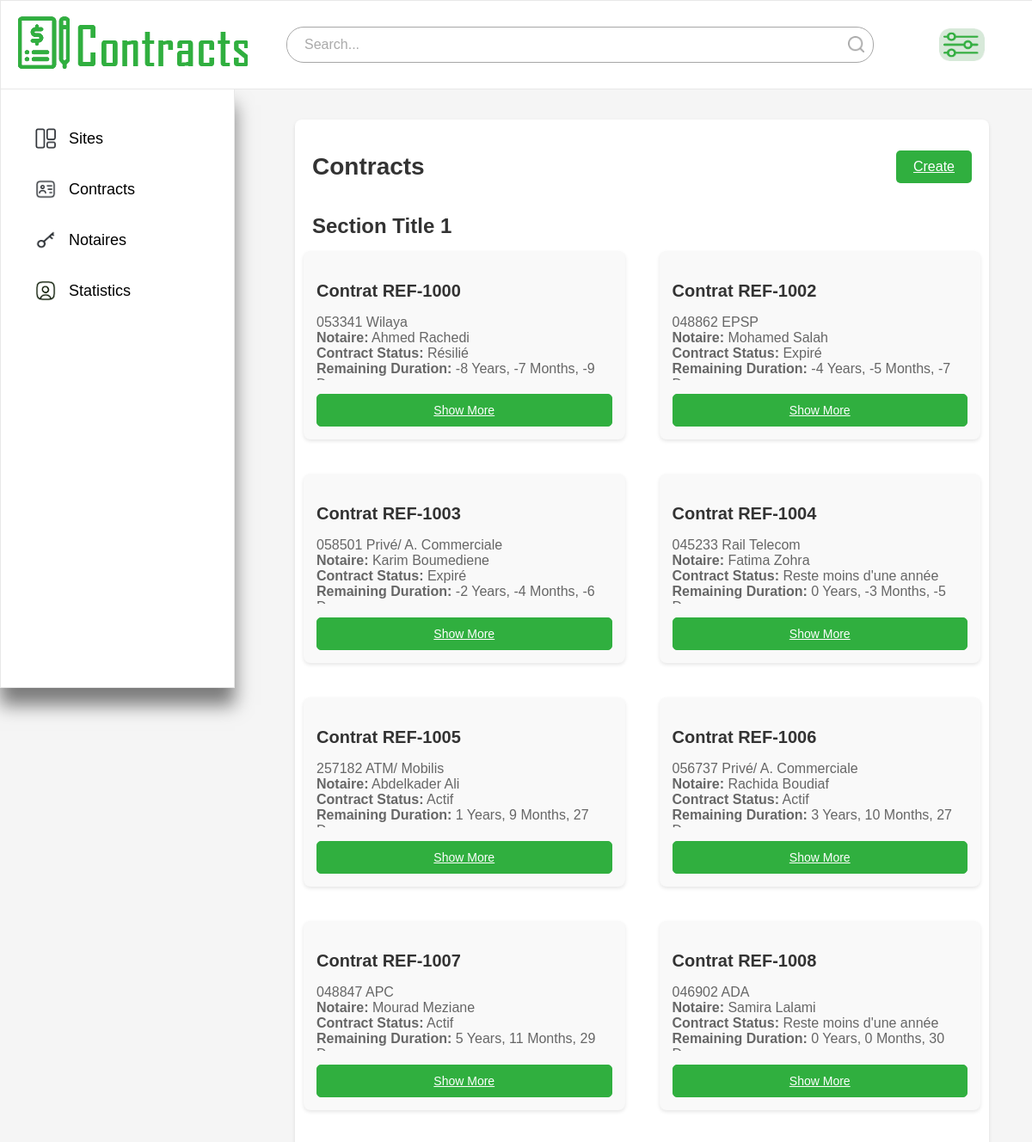
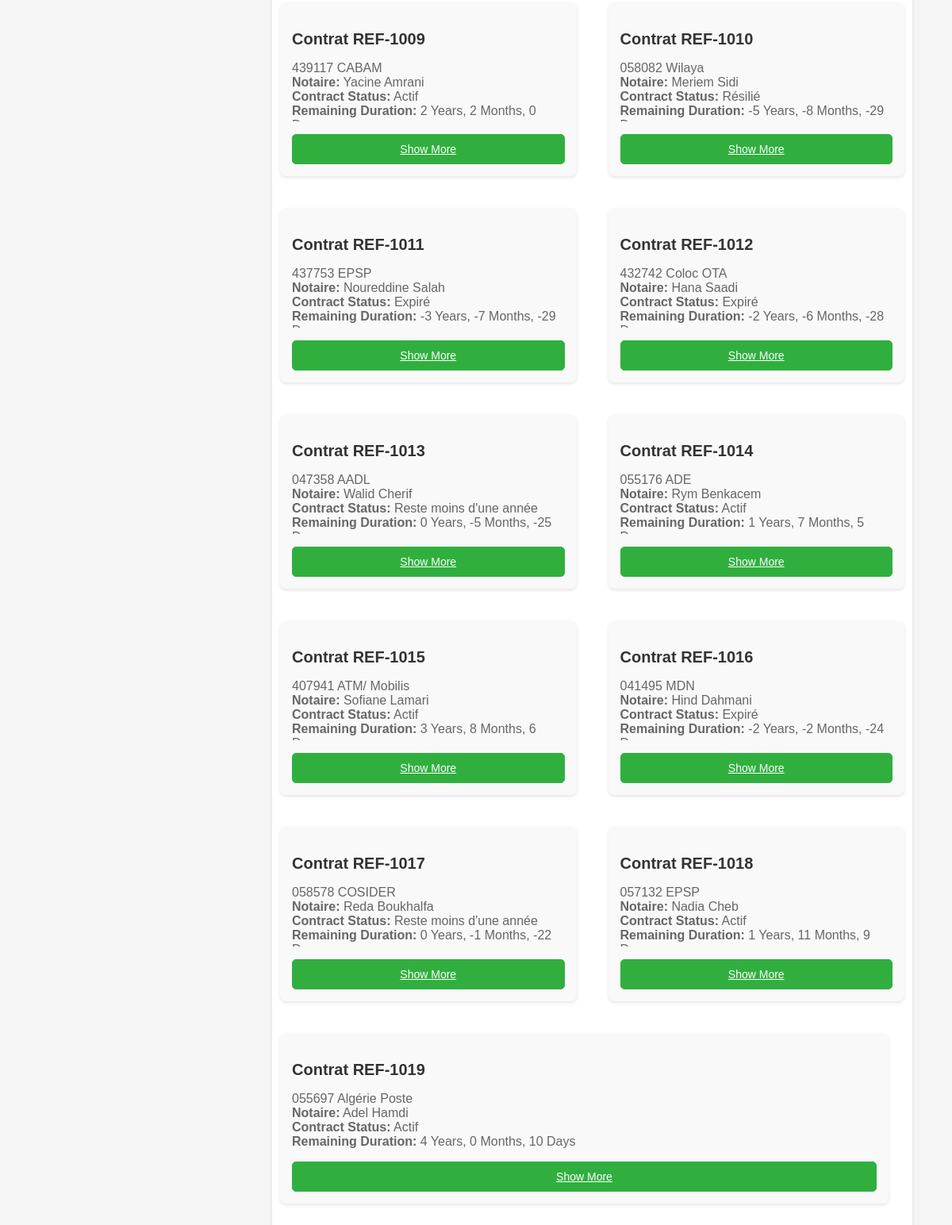
The app's page /contrats with its own data (2 pictures, top to bottom).
### app1/models.py (models this page shows, shortened)
class Contrat(models.Model):
    code_site = models.ForeignKey(Site, on_delete=models.CASCADE)
    wilaya = models.ForeignKey(Wilaya, on_delete=models.CASCADE)
    propriete = models.CharField(max_length=255, choices=PROPRIETE_SITE_CHOICES)
    type_contrat = models.CharField(max_length=255, choices=[
        ("Contrat notarié", "Contrat notarié"),
        ("Convention Cadre", "Convention Cadre"),
        ("Convention site", "Convention site"),
        ("Résilié", "Résilié"),
        ("En litige", "En litige")
    ])
    ref_dernier_contrat = models.CharField(max_length=255,)
    bail_location_annuel = models.FloatField()  # Annual rental lease amount
    notaire = models.ForeignKey(Notaire, on_delete=models.CASCADE)
    date_signature_dernier_contrat = models.DateField()
    duree_bail_dernier_contrat = models.IntegerField()  # in months
    date_fin_contrat = models.DateField()
    duree_restante_avant_expiration = models.CharField(max_length=255,)  # in days
    etat_contrat_actuel = models.CharField(max_length=255, choices=[
        ("Actif", "Actif"),
        ("Expiré", "Expiré"),
        ("Résilié", "Résilié")
    ])
    date_dernier_renouvellement = models.DateField()
    nombre_renouvellement = models.IntegerField()
    etat_renouvellement = models.CharField(max_length=255, choices=[
        ("En cour", "En cour"),
        ("Renouvelé", "Renouvelé"),
        ("À résilier", "À résilier")
    ])
    historique_gestion_renouvellements = models.TextField(blank=True, null=True)

class Site(models.Model):
    code_site = models.CharField(max_length=100, unique=True)
    nom_site = models.CharField(max_length=255)
    commune = models.ForeignKey(Commune, on_delete=models.CASCADE)
    daira = models.ForeignKey(Daira, on_delete=models.CASCADE)
    wilaya = models.ForeignKey(Wilaya, on_delete=models.CASCADE)
    longitude = models.FloatField()
    latitude = models.FloatField()
    typologie = models.CharField(max_length=255)
    surface_louee = models.FloatField()
    propriete = models.CharField(max_length=255, choices=PROPRIETE_SITE_CHOICES)
    adresse = models.CharField(max_length=255)
    bailleur = models.ForeignKey(Bailleur, on_delete=models.CASCADE)
    remarque = models.TextField(blank=True, null=True)

class Notaire(models.Model):
    nom_prenom_notaire = models.CharField(max_length=255)
    commune = models.ForeignKey(Commune, on_delete=models.CASCADE)
    adresse = models.CharField(max_length=255)
    num_mobile = models.CharField(max_length=20)
    num_fixe = models.CharField(max_length=20, blank=True, null=True)
    num_fax = models.CharField(max_length=20, blank=True, null=True)
    courriel = models.EmailField()
    banque = models.CharField(max_length=255, choices=[
        ("AGB", "AGB"), ("Algérie Poste (CCP)", "Algérie Poste (CCP)"), ("ASBA", "ASBA"),
        ("B. ABC", "B. ABC"), ("B. EL BARAKA", "B. EL BARAKA"), ("BADR", "BADR"),
        ("BDL", "BDL"), ("BEA", "BEA"), ("BN. HABITAT", "BN. HABITAT"), ("BNA", "BNA"),
        ("BNP PARIS BAS AL DJAZAIR", "BNP PARIS BAS AL DJAZAIR"), ("CNEP", "CNEP"),
        ("CPA", "CPA"), ("FRANSABANK EL DJAZAIR", "FRANSABANK EL DJAZAIR"), ("HBTF", "HBTF"),
        ("HSBC", "HSBC"), ("NATIXIS", "NATIXIS"), ("SOCIETE GENERALE", "SOCIETE GENERALE"),
        ("TBA", "TBA")
    ])
    num_compte = models.CharField(max_length=50, blank=True, null=True)
    autre = models.CharField(max_length=255, blank=True, null=True)
    remarque = models.TextField(blank=True, null=True)

### app1/views.py (the view)
# urls.py: path('contrats', views.contrats, name='contrats'),
def contrats(request):
    contrats = Contrat.objects.all()
    notaires = Notaire.objects.all()
    return render(request, 'contrats/contrats.html', {'contrats': contrats,"notaires":notaires})

### app1/templates/contrats/contrats.html (shortened to what this page needs)
{% load static %}
<!DOCTYPE html>
<html lang="en">
<head>
    <link rel="stylesheet" href="{% static 'css/tester.css' %}">
</head>
<body>
    <nav class="navbar">
        <div class="logo">
            <a href="{% url 'contrats' %}"><img src="{% static 'images/company8.png' %}" alt="Logo"></a>
        </div>
        <div class="search-bar">
            <form method="GET" action="{% url 'contrat_search' %}">
                <input type="text" name="search_query" placeholder="Search..." value="{{ request.GET.search_query }}">
                <button type="submit"><img src="{% static 'images/search.png' %}" alt="Search"></button>
            </form>
        </div>
        <div class="filter">
            <button type="button" id="filterButton"><img src="{% static 'images/fil5.png' %}" alt="Filter"></button>
        </div>
    </nav>
    <div class="container">
        <aside class="sidebar">
            <ul>
                <li><a href="{% url 'sitess' %}"><img src="{% static 'images/sites.png' %}" alt="Dashboard Default" class="default-img"><img src="{% static 'images/sites5.png' %}" alt="Dashboard Hover" class="hover-img">Sites</a></li>
                <li><a href="{% url 'contrats' %}"><img src="{% static 'images/conts.png' %}" alt="Profile Default" class="default-img"><img src="{% static 'images/conts5.png' %}" alt="Profile Hover" class="hover-img">Contracts</a></li>
                <li><a href="{% url 'notaires' %}"><img src="{% static 'images/not.png' %}" alt="Messages Default" class="default-img"><img src="{% static 'images/not5.png' %}" alt="Messages Hover" class="hover-img">Notaires</a></li>
                <li><a href="{% url 'calculate_statistics' %}"><img src="{% static 'images/sett2.png' %}" alt="Settings Default" class="default-img">Statistics</a></li>
            </ul>
        </aside>
        <main class="main-content">
            <div class="content-container">
                <header class="content-header">
                    <h1>Contracts</h1>
                    <div class="action-buttons">
                        <a href="{% url 'contt' %}" class="btn-primary">Create</a>
                    </div>
                </header>
                <section class="section">
                    <h2>Section Title 1</h2>
                    <div class="cards">
                        {% for contrat in contrats %}
                        <div class="card">
                            <h3> Contrat {{ contrat.ref_dernier_contrat }}</h3>
                            <p>
                                 {{ contrat.code_site.code_site }} {{ contrat.propriete }}<br>
                                <b>Notaire:</b> {{ contrat.notaire.nom_prenom_notaire }} {{ contrat.notaire.prenom }}<br>
                                <b>Contract Status:</b> {{ contrat.etat_contrat_actuel }}<br>
                                <b>Remaining Duration:</b> {{ contrat.duree_restante_avant_expiration }}<br>
                            </p>
                            <a href="{% url 'contrat_detail' contrat.id %}" class="show-more">Show More</a>
                        </div>
                        {% endfor %}
                    </div>
                </section>
            </div>
        </main>
    </div>
</body>
</html>

### app1/static/css/tester.css (style rules this page uses)
body { margin: 0; background-color: #F5F5F5; font-family: Arial, sans-serif, Poppins; overflow-x: hidden; }
.navbar { width: 100%; height: 102px; background-color: white; display: flex; align-items: center; justify-content: space-between; padding: 0 20px; border: 1px solid #e8e8e8; position: fixed; top: 0; left: 0; z-index: 1000; }
.logo { font-size: 24px; font-weight: bold; }
.filter { display: flex; align-items: center; justify-content: center; margin: 80px 55px; position: relative; }
.filter button { padding: 10px 20px; border: 1px solid white; border-radius: 20px; background-color: white; cursor: pointer; display: flex; align-items: center; justify-content: center; }
.filter button img { width: 53px; height: 38px; }
.search-bar { flex-grow: 1; max-width: 989px; position: relative; display: flex; align-items: center; border-radius: 20px; border: 1px solid #a7a7a7; background-color: #ffffff; margin-left: 45px; height: 40px; }
.search-bar input { width: calc(100% - 40px); padding: 10px 20px; border: none; border-radius: 20px; font-size: 16px; color: #333; }
.search-bar input::placeholder { color: #aaa; }
.search-bar button { position: absolute; right: 10px; padding: 0; border: none; background-color: transparent; cursor: pointer; height: 100%; }
.search-bar button img { width: 19px; height: 19px; }
.container { display: flex; margin-top: 102px; }
.sidebar { width: 273px; background-color: white; color: black; padding: 20px; position: fixed; top: 102px; left: 0; height: calc(100vh - 102px); overflow-y: auto; border: 1px solid #e8e8e8; box-shadow: 0 20px 20px rgba(0, 0, 0, 0.5); box-sizing: border-box; }
.sidebar ul { list-style: none; padding: 0; }
.sidebar ul li { margin: 15px 0; position: relative; }
.sidebar ul li a { color: black; text-decoration: none; font-size: 18px; display: flex; align-items: center; padding: 10px 20px; border-radius: 5px; transition: color 0.3s, font-weight 0.3s; gap: 15px; }
.sidebar ul li a img { width: 24px; height: 24px; transition: opacity 0.3s; }
.sidebar ul li a .default-img { opacity: 1; }
.sidebar ul li a::before { content: ""; position: absolute; left: -10px; top: 0; height: 100%; width: 10px; background-color: #30af3f; border-radius: 0 10px 10px 0; opacity: 0; transition: opacity 0.3s; z-index: -1; }
.main-content { margin-left: 293px; padding: 20px; flex-grow: 1; }
.content-container { max-width: 1000px; width: calc(100% - 60px); margin: 17px 30px; background-color: #fff; border-radius: 8px; box-shadow: 0 2px 4px rgba(0, 0, 0, 0.1); padding: 20px; box-sizing: border-box; overflow: auto; flex-grow: 1; }
.content-header { display: flex; justify-content: space-between; align-items: center; margin-bottom: 20px; }
.content-header h1 { font-size: 28px; color: #333; }
.action-buttons { display: flex; gap: 10px; }
.action-buttons .btn-primary, .action-buttons .btn-secondary { padding: 10px 20px; border: none; border-radius: 5px; cursor: pointer; }
.action-buttons .btn-primary { background-color: #30af3f; color: #fff; }
.section { margin-bottom: 30px; }
.section h2 { font-size: 24px; color: #333; margin-bottom: 15px; }
.cards { display: flex; flex-wrap: wrap; gap: 20px; margin-left: -10px; margin-right: -10px; }
.card { flex: 1 1 calc(50% - 20px); background-color: #f9f9f9; padding: 15px; border-radius: 8px; box-shadow: 0 2px 4px rgba(0, 0, 0, 0.1); box-sizing: border-box; margin-bottom: 20px; }
.card:nth-child(odd) { margin-right: 20px; }
.card h3 { font-size: 20px; color: #333; margin-bottom: 10px; }
.card p { font-size: 16px; color: #666; max-height: 4.8em; overflow: hidden; transition: max-height 0.3s ease; }
.show-more { display: block; margin: 10px 0 0; padding: 10px; font-size: 14px; color: #fff; background-color: #30af3f; border: 1px solid #30af3f; border-radius: 5px; cursor: pointer; text-align: center; transition: background-color 0.3s, color 0.3s; }

### records on screen
Contrat: ref_dernier_contrat "REF-1000", code_site.code_site "053341", propriete "Wilaya", notaire.nom_prenom_notaire "Ahmed Rachedi", etat_contrat_actuel "Résilié", duree_restante_avant_expiration "-8 Years, -7 Months, -9…"
Contrat: ref_dernier_contrat "REF-1002", code_site.code_site "048862", propriete "EPSP", notaire.nom_prenom_notaire "Mohamed Salah", etat_contrat_actuel "Expiré", duree_restante_avant_expiration "-4 Years, -5 Months, -7…"
Contrat: ref_dernier_contrat "REF-1003", code_site.code_site "058501", propriete "Privé/ A. Commerciale", notaire.nom_prenom_notaire "Karim Boumediene", etat_contrat_actuel "Expiré", duree_restante_avant_expiration "-2 Years, -4 Months, -6…"
Contrat: ref_dernier_contrat "REF-1004", code_site.code_site "045233", propriete "Rail Telecom", notaire.nom_prenom_notaire "Fatima Zohra", etat_contrat_actuel "Reste moins d'une année", duree_restante_avant_expiration "0 Years, -3 Months, -5…"
Contrat: ref_dernier_contrat "REF-1005", code_site.code_site "257182", propriete "ATM/ Mobilis", notaire.nom_prenom_notaire "Abdelkader Ali", etat_contrat_actuel "Actif", duree_restante_avant_expiration "1 Years, 9 Months, 27…"
Contrat: ref_dernier_contrat "REF-1006", code_site.code_site "056737", propriete "Privé/ A. Commerciale", notaire.nom_prenom_notaire "Rachida Boudiaf", etat_contrat_actuel "Actif", duree_restante_avant_expiration "3 Years, 10 Months, 27…"
Contrat: ref_dernier_contrat "REF-1007", code_site.code_site "048847", propriete "APC", notaire.nom_prenom_notaire "Mourad Meziane", etat_contrat_actuel "Actif", duree_restante_avant_expiration "5 Years, 11 Months, 29…"
Contrat: ref_dernier_contrat "REF-1008", code_site.code_site "046902", propriete "ADA", notaire.nom_prenom_notaire "Samira Lalami", etat_contrat_actuel "Reste moins d'une année", duree_restante_avant_expiration "0 Years, 0 Months, 30…"
Contrat: ref_dernier_contrat "REF-1009", code_site.code_site "439117", propriete "CABAM", notaire.nom_prenom_notaire "Yacine Amrani", etat_contrat_actuel "Actif", duree_restante_avant_expiration "2 Years, 2 Months, 0…"
Contrat: ref_dernier_contrat "REF-1010", code_site.code_site "058082", propriete "Wilaya", notaire.nom_prenom_notaire "Meriem Sidi", etat_contrat_actuel "Résilié", duree_restante_avant_expiration "-5 Years, -8 Months, -29…"
Contrat: ref_dernier_contrat "REF-1011", code_site.code_site "437753", propriete "EPSP", notaire.nom_prenom_notaire "Noureddine Salah", etat_contrat_actuel "Expiré", duree_restante_avant_expiration "-3 Years, -7 Months, -29…"
Contrat: ref_dernier_contrat "REF-1012", code_site.code_site "432742", propriete "Coloc OTA", notaire.nom_prenom_notaire "Hana Saadi", etat_contrat_actuel "Expiré", duree_restante_avant_expiration "-2 Years, -6 Months, -28…"
Contrat: ref_dernier_contrat "REF-1013", code_site.code_site "047358", propriete "AADL", notaire.nom_prenom_notaire "Walid Cherif", etat_contrat_actuel "Reste moins d'une année", duree_restante_avant_expiration "0 Years, -5 Months, -25…"
Contrat: ref_dernier_contrat "REF-1014", code_site.code_site "055176", propriete "ADE", notaire.nom_prenom_notaire "Rym Benkacem", etat_contrat_actuel "Actif", duree_restante_avant_expiration "1 Years, 7 Months, 5…"
Contrat: ref_dernier_contrat "REF-1015", code_site.code_site "407941", propriete "ATM/ Mobilis", notaire.nom_prenom_notaire "Sofiane Lamari", etat_contrat_actuel "Actif", duree_restante_avant_expiration "3 Years, 8 Months, 6…"
Contrat: ref_dernier_contrat "REF-1016", code_site.code_site "041495", propriete "MDN", notaire.nom_prenom_notaire "Hind Dahmani", etat_contrat_actuel "Expiré", duree_restante_avant_expiration "-2 Years, -2 Months, -24…"
Contrat: ref_dernier_contrat "REF-1017", code_site.code_site "058578", propriete "COSIDER", notaire.nom_prenom_notaire "Reda Boukhalfa", etat_contrat_actuel "Reste moins d'une année", duree_restante_avant_expiration "0 Years, -1 Months, -22…"
Contrat: ref_dernier_contrat "REF-1018", code_site.code_site "057132", propriete "EPSP", notaire.nom_prenom_notaire "Nadia Cheb", etat_contrat_actuel "Actif", duree_restante_avant_expiration "1 Years, 11 Months, 9…"
Contrat: ref_dernier_contrat "REF-1019", code_site.code_site "055697", propriete "Algérie Poste", notaire.nom_prenom_notaire "Adel Hamdi", etat_contrat_actuel "Actif", duree_restante_avant_expiration "4 Years, 0 Months, 10 Days"
